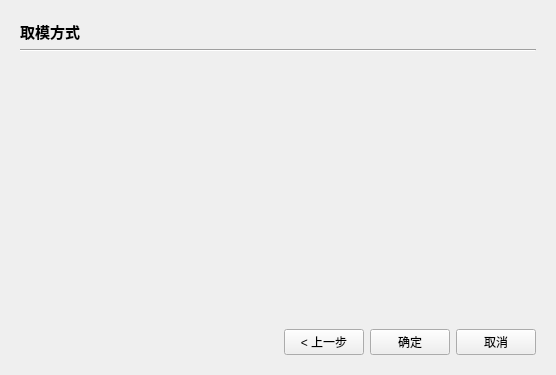
<?xml version="1.0" encoding="UTF-8"?>
<ui version="4.0">
 <class>DialogNewProject</class>
 <widget class="QDialog" name="DialogNewProject">
  <property name="geometry">
   <rect>
    <x>0</x>
    <y>0</y>
    <width>556</width>
    <height>375</height>
   </rect>
  </property>
  <property name="windowTitle">
   <string>Dialog</string>
  </property>
  <layout class="QGridLayout" name="gridLayout_2">
   <item row="1" column="0">
    <widget class="QStackedWidget" name="stackedWidget">
     <property name="currentIndex">
      <number>1</number>
     </property>
     <widget class="QWidget" name="page">
      <layout class="QGridLayout" name="gridLayout">
       <item row="4" column="0">
        <spacer name="verticalSpacer">
         <property name="orientation">
          <enum>Qt::Vertical</enum>
         </property>
         <property name="sizeHint" stdset="0">
          <size>
           <width>20</width>
           <height>40</height>
          </size>
         </property>
        </spacer>
       </item>
       <item row="1" column="0">
        <widget class="Line" name="line">
         <property name="orientation">
          <enum>Qt::Horizontal</enum>
         </property>
        </widget>
       </item>
       <item row="0" column="0">
        <widget class="QLabel" name="label">
         <property name="sizePolicy">
          <sizepolicy hsizetype="Preferred" vsizetype="Preferred">
           <horstretch>0</horstretch>
           <verstretch>0</verstretch>
          </sizepolicy>
         </property>
         <property name="font">
          <font>
           <family>Microsoft YaHei</family>
           <pointsize>11</pointsize>
           <bold>true</bold>
          </font>
         </property>
         <property name="text">
          <string>新建项目</string>
         </property>
        </widget>
       </item>
       <item row="2" column="0">
        <layout class="QHBoxLayout" name="horizontalLayout">
         <item>
          <widget class="QLabel" name="label_2">
           <property name="text">
            <string>项目名称：</string>
           </property>
          </widget>
         </item>
         <item>
          <widget class="QLineEdit" name="lineEditProjectName"/>
         </item>
        </layout>
       </item>
       <item row="3" column="0">
        <layout class="QHBoxLayout" name="horizontalLayout_2">
         <item>
          <widget class="QLabel" name="label_3">
           <property name="text">
            <string>项目路径：</string>
           </property>
          </widget>
         </item>
         <item>
          <widget class="QLineEdit" name="lineEditProjectPath"/>
         </item>
         <item>
          <widget class="QPushButton" name="btnBrowse">
           <property name="text">
            <string>浏览...</string>
           </property>
          </widget>
         </item>
        </layout>
       </item>
       <item row="5" column="0">
        <layout class="QHBoxLayout" name="horizontalLayout_3">
         <item>
          <spacer name="horizontalSpacer">
           <property name="orientation">
            <enum>Qt::Horizontal</enum>
           </property>
           <property name="sizeHint" stdset="0">
            <size>
             <width>40</width>
             <height>20</height>
            </size>
           </property>
          </spacer>
         </item>
         <item>
          <widget class="QPushButton" name="btnSelect">
           <property name="text">
            <string>选择</string>
           </property>
          </widget>
         </item>
         <item>
          <widget class="QPushButton" name="btnCancel">
           <property name="text">
            <string>取消</string>
           </property>
          </widget>
         </item>
        </layout>
       </item>
      </layout>
     </widget>
     <widget class="QWidget" name="page_2">
      <layout class="QGridLayout" name="gridLayout_3">
       <item row="0" column="0">
        <widget class="QLabel" name="label_4">
         <property name="font">
          <font>
           <family>Microsoft YaHei</family>
           <pointsize>11</pointsize>
           <bold>true</bold>
          </font>
         </property>
         <property name="text">
          <string>取模方式</string>
         </property>
        </widget>
       </item>
       <item row="1" column="0">
        <widget class="Line" name="line_2">
         <property name="orientation">
          <enum>Qt::Horizontal</enum>
         </property>
        </widget>
       </item>
       <item row="2" column="0">
        <spacer name="verticalSpacer_2">
         <property name="orientation">
          <enum>Qt::Vertical</enum>
         </property>
         <property name="sizeHint" stdset="0">
          <size>
           <width>20</width>
           <height>40</height>
          </size>
         </property>
        </spacer>
       </item>
       <item row="3" column="0">
        <layout class="QHBoxLayout" name="horizontalLayout_4">
         <item>
          <spacer name="horizontalSpacer_2">
           <property name="orientation">
            <enum>Qt::Horizontal</enum>
           </property>
           <property name="sizeHint" stdset="0">
            <size>
             <width>40</width>
             <height>20</height>
            </size>
           </property>
          </spacer>
         </item>
         <item>
          <widget class="QPushButton" name="pushButton">
           <property name="text">
            <string>&lt; 上一步</string>
           </property>
          </widget>
         </item>
         <item>
          <widget class="QPushButton" name="pushButton_2">
           <property name="text">
            <string>确定</string>
           </property>
          </widget>
         </item>
         <item>
          <widget class="QPushButton" name="pushButton_3">
           <property name="text">
            <string>取消</string>
           </property>
          </widget>
         </item>
        </layout>
       </item>
      </layout>
     </widget>
    </widget>
   </item>
  </layout>
 </widget>
 <resources/>
 <connections/>
</ui>
